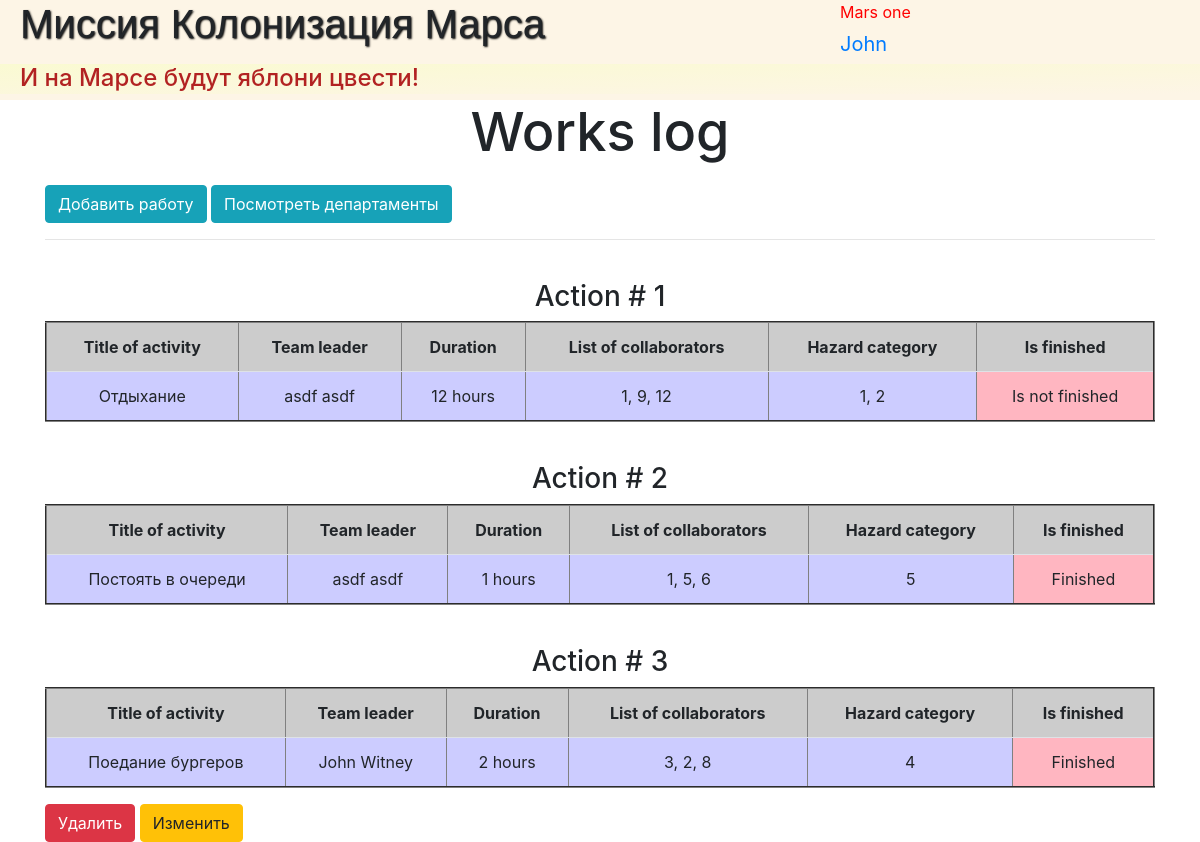
/ (signed in), run on the app's committed database.
### data/users.py (models this page shows, shortened)
class User(SqlAlchemyBase, UserMixin):
    __tablename__ = 'users'
    id = sqlalchemy.Column(sqlalchemy.Integer, primary_key=True, autoincrement=True)
    surname = sqlalchemy.Column(sqlalchemy.String, nullable=True)
    name = sqlalchemy.Column(sqlalchemy.String, nullable=True)
    age = sqlalchemy.Column(sqlalchemy.Integer, nullable=True)
    position = sqlalchemy.Column(sqlalchemy.String, nullable=True)
    speciality = sqlalchemy.Column(sqlalchemy.String, nullable=True)
    address = sqlalchemy.Column(sqlalchemy.String, nullable=True)
    email = sqlalchemy.Column(sqlalchemy.String, index=True, unique=True, nullable=True)
    hashed_password = sqlalchemy.Column(sqlalchemy.String, nullable=True)
    modifed_date = sqlalchemy.Column(sqlalchemy.DateTime, default=datetime.datetime.now)

### data/jobs.py (models this page shows, shortened)
class Jobs(SqlAlchemyBase):
    __tablename__ = 'jobs'
    id = sqlalchemy.Column(sqlalchemy.Integer, primary_key=True, autoincrement=True)
    job = sqlalchemy.Column(sqlalchemy.String, nullable=True)
    work_size = sqlalchemy.Column(sqlalchemy.Integer, nullable=True, default=0)
    collaborators = sqlalchemy.Column(sqlalchemy.String, nullable=True)
    start_date = sqlalchemy.Column(sqlalchemy.DateTime, default=datetime.datetime.now)
    end_date = sqlalchemy.Column(sqlalchemy.DateTime, default=datetime.datetime.now)
    is_finished = sqlalchemy.Column(sqlalchemy.Boolean, default=True)
    team_leader = sqlalchemy.Column(sqlalchemy.Integer, sqlalchemy.ForeignKey("users.id"))
    categories = orm.relation("Category",
                              secondary="association",
                              backref="jobs")
    user = orm.relation('User')

### data/categories.py (models this page shows)
class Category(SqlAlchemyBase):
    __tablename__ = 'category'
    id = sqlalchemy.Column(sqlalchemy.Integer, primary_key=True,
                           autoincrement=True)
    name = sqlalchemy.Column(sqlalchemy.String, nullable=True)

### main.py (the view)
@app.route('/')
def jobs():
    session = db_session.create_session()
    jobs = session.query(Jobs).all()
    users = session.query(User).all()
    return render_template('jobs.html', jobs=jobs, users=users, title='Главная')

### data/db_session.py (called while the page is built)
def create_session() -> Session:
    global __factory
    return __factory()

### main.py (called while the page is built)
@login_manager.user_loader
def load_user(user_id):
    session = db_session.create_session()
    return session.query(User).get(user_id)

### templates/jobs.html
{% extends "base.html" %}
{% block content %}
<link rel="stylesheet" type="text/css" href="{{url_for('static', filename='css/page-style.css')}}">
<div class="cont">
	<h2 align="center" style="font-size: 54px; margin-bottom: 20px;">Works log</h2>
	{% if current_user.is_authenticated %}
	<a class="btn btn-info" href="/addjob">Добавить работу</a>
	{% endif %}
	<a class="btn btn-info" href="/departments">Посмотреть департаменты</a>
	<hr>
	{% for job in jobs %}
		<h3 align="center" class="cap" style="margin-top: 40px;"> Action # {{ loop.index }} </h3>
		<table class="table" border="2" cellpadding="2px" width="100%">
			<tr class="str1" bgcolor="#CCCCCC">
				<th style="text-align: center;">
					Title of activity
				</th>
				<th style="text-align: center;">
					Team leader
				</th>
				<th style="text-align: center;">
					Duration
				</th>
				<th style="text-align: center;">
					List of collaborators
				</th>
				<th style="text-align: center;">
					Hazard category
				</th>
				<th style="text-align: center;">
					Is finished
				</th>
			</tr>
			<tr class="str2" bgcolor="#CCCCFF">
				<td>
					<span> {{ job.job }} </span>
				</td>
				<td>
					<span> {{ users[job.team_leader - 1].name }} {{ users[job.team_leader - 1].surname }} </span>
				</td>
				<td>
					<span> {{ job.work_size }} hours</span>
				</td>
				<td>
					<span> {{ job.collaborators }} </span>
				</td>
				<td>
					<span>
					{% for cat in job.categories %}
						{% if not loop.last %}
							{{ cat.name }},
						{% else %}
							{{ cat.name }}
						{% endif %}
					{% endfor %}
					</span>
				</td>
				<td bgcolor="#FFB6C1">
					<span>
						{% if job.is_finished == True %}
						Finished
						{% else %}
						Is not finished
						{% endif %}
					</span>
				</td>
			</tr>
		</table>
		{% if current_user.id == job.user.id or current_user.id == 1 %}
			<a class="btn btn-danger" href="/delete_job/{{job.id}}">Удалить</a>
			<a class="btn btn-warning" href="/сhange_job/{{job.id}}">Изменить</a>
		{% endif %}
	{% endfor %}
</div>
{% endblock %}

### templates/base.html (shortened to what this page needs)
<!doctype html>
<html lang="en">
<head>
    <link rel="stylesheet"
          href="https://stackpath.bootstrapcdn.com/bootstrap/4.4.1/css/bootstrap.min.css"
>
    <link rel="stylesheet" type="text/css" href="..\..\static\css\style.css">
</head>
<body>
<header>
 	<div class = "left"><h1>Миссия Колонизация Марса</h1></div>
 	<div class="right">Mars one</div>
 		{% if current_user.is_authenticated %}
    	<a class="navbar-brand" href="/logout">{{ current_user.name }}</a>
	    {% else %}
    <p>
        <a class="btn btn-primary" href="/register">Зарегистрироваться</a>
        <a class="btn btn-success" href="/login">Войти</a>
    </p>
	{% endif %}
 	<h4 class="gimn">И на Марсе будут яблони цвести!</h4>
</header>
<main role="main" class="container">
    {% block content %}{% endblock %}
</main>
</body>
</html>

### static/css/style.css (style rules this page uses)
header { background-color: #fdf5e6; height: 100px; }
h1 { margin-left: 20px; font-family: sans-serif; text-shadow: 1px 1px 2px black; }
.gimn { clear: both; background: linear-gradient(to top left, #fdf5e6, #FAFAD2); padding-left: 20px; height: 30px; color: #B22222; }
.left { float: left; width: 70%; }
.right { float: right; width: 30%; color: red; }

### static/css/page-style.css (style rules this page uses)
td { text-align: center; }

### data on the page
User: name "John"
Jobs: job "Отдыхание", team_leader.name "asdf", team_leader.surname "asdf", work_size "12", collaborators "1, 9, 12", is_finished "Is not finished"
Category: name "1"
Category: name "2"
Jobs: job "Постоять в очереди", team_leader.name "asdf", team_leader.surname "asdf", work_size "1", collaborators "1, 5, 6", is_finished "Finished"
Category: name "5"
Jobs: job "Поедание бургеров", team_leader.name "John", team_leader.surname "Witney", work_size "2", collaborators "3, 2, 8", is_finished "Finished"
Category: name "4"
